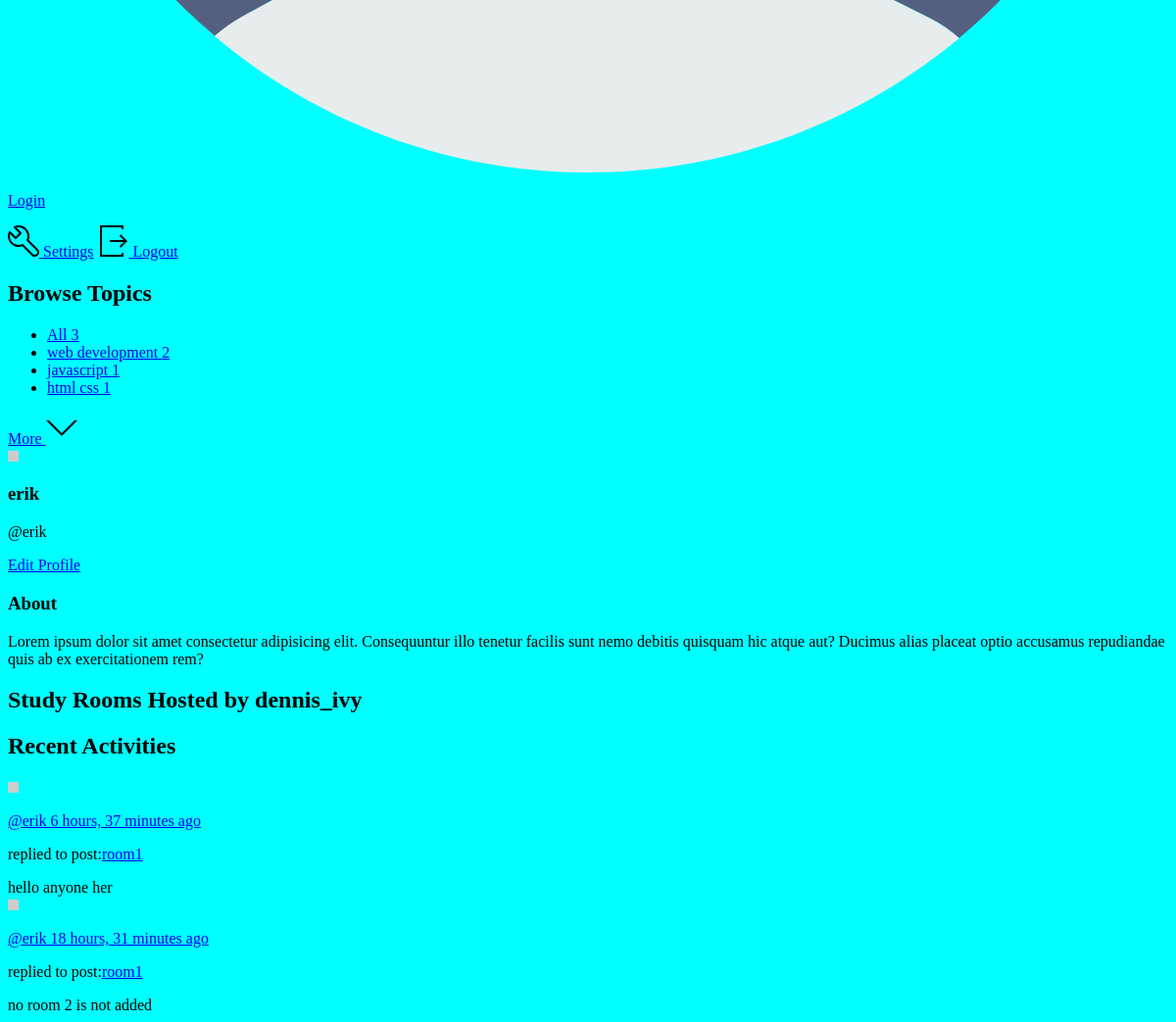
The page /profile/3/ (lower part) on the database as committed earlier.
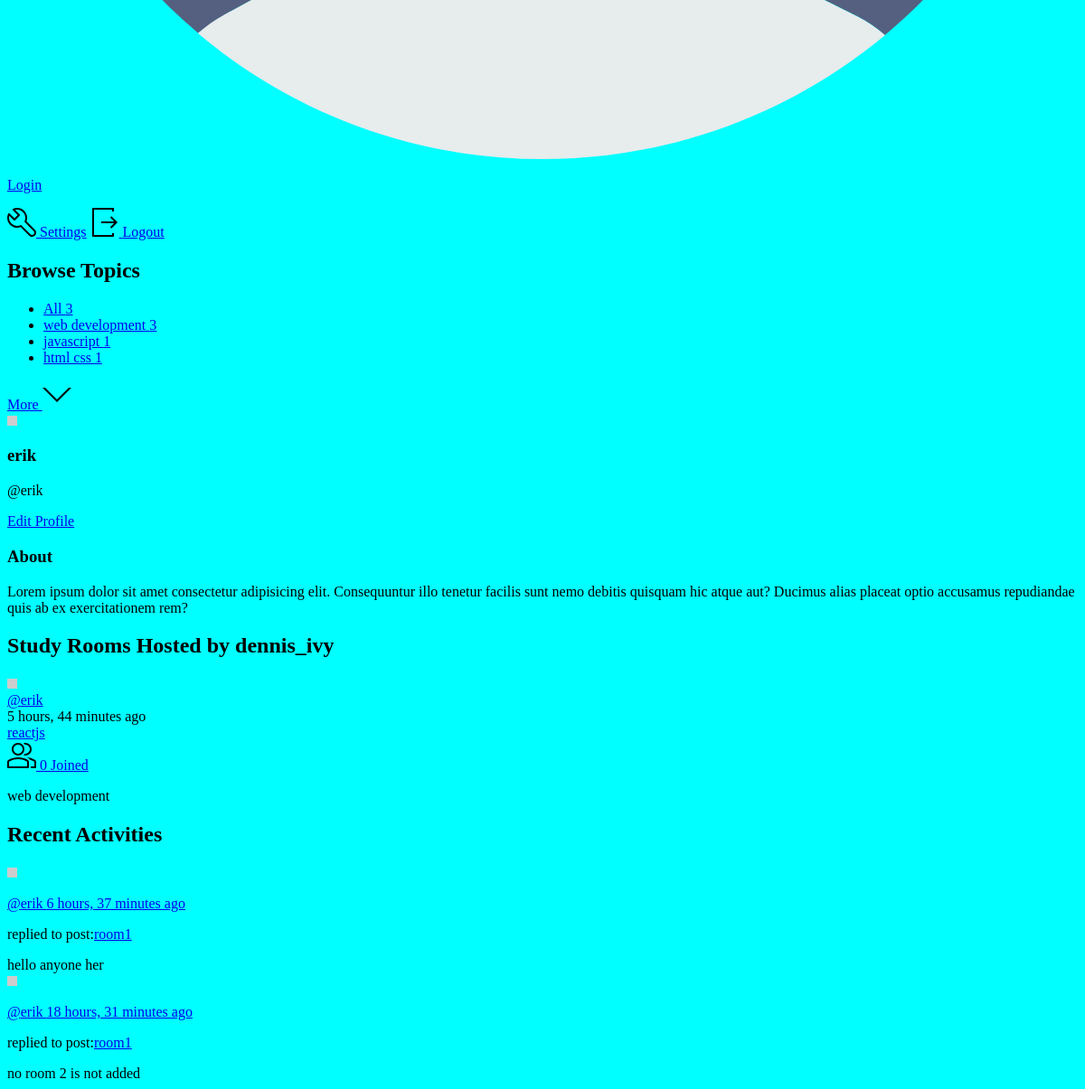
The same page on the database as committed later.
### base/models.py (models this page shows, shortened)
class Topic(models.Model):
    name=models.CharField(max_length = 200)

class Message(models.Model):
    user=models.ForeignKey(User, on_delete=models.CASCADE)
    room = models.ForeignKey(Room, on_delete=models.CASCADE)
    body = models.TextField()
    updated = models.DateTimeField(auto_now = True)
    created = models.DateTimeField(auto_now_add = True)
    class Meta:
        ordering = ['-updated','-created']

class Room(models.Model):
    host=models.ForeignKey(User, on_delete=models.SET_NULL,null=True)
    topic =models.ForeignKey(Topic, on_delete=models.SET_NULL,null=True)
    name = models.CharField(max_length = 200)
    description = models.TextField(null=True, blank=True)
    participants = models.ManyToManyField(User, related_name='participants',blank=True)
    updated = models.DateTimeField(auto_now = True)
    created = models.DateTimeField(auto_now_add = True)
    class Meta:
        ordering = ['-updated','-created']
    def __str__(self):
        return self.name

### base/views.py (the view)
# urls.py: path('profile/<str:pk>/',views.userProfile,name="user-profile"),
def userProfile(request,pk):
    user = User.objects.get(id=pk)
    rooms = user.room_set.all()
    room_messages = user.message_set.all()
    topics = Topic.objects.all()
    context = {'user':user,'rooms':rooms,'room_messages':room_messages,'topics':topics}
    return render(request,'base/profile.html',context)

### base/templates/base/profile.html
{% extends 'main.html' %}
{% block content%}
  <main class="profile-page layout layout--3">
    <div class="container">
    {% include 'base/topics_component.html' %}
      <div class="roomList">
        <div class="profile">
          <div class="profile__avatar">
            <div class="avatar avatar--large active">
              <img src="https://randomuser.me/api/portraits/men/11.jpg" />
            </div>
          </div>
          <div class="profile__info">
            <h3>{{user.username}}</h3>
            <p>@{{user.username}}</p>
            <a href="edit-user.html" class="btn btn--main btn--pill">Edit Profile</a>
          </div>
          <div class="profile__about">
            <h3>About</h3>
            <p>
              Lorem ipsum dolor sit amet consectetur adipisicing elit. Consequuntur illo tenetur
              facilis sunt nemo debitis quisquam hic atque aut? Ducimus alias placeat optio
              accusamus repudiandae quis ab ex exercitationem rem?
            </p>
          </div>
        </div>
        <div class="roomList__header">
          <div>
            <h2>Study Rooms Hosted by dennis_ivy</a>
            </h2>
          </div>
        </div>
        {% include 'base/feed_component.html' %}
      </div>
         {% include 'base/activity_component.html' %}
    </div>
  </main>
{% endblock content %}

### base/templates/base/topics_component.html
<div class="topics">
  <div class="topics__header">
    <h2>Browse Topics</h2>
  </div>
  <ul class="topics__list">
    <li>
      <a href="/" class="active">All <span>{{topics.count}}</span></a>
    </li>
    {% for topic in topics %}
    <li>
      <a href="/?q={{topic.name}}"
        >{{topic.name}} <span>{{topic.room_set.all.count}}</span></a
      >
    </li>
    {% endfor %}
  </ul>
  <a class="btn btn--link" href="topics.html">
    More
    <svg
      version="1.1"
      xmlns="http://www.w3.org/2000/svg"
      width="32"
      height="32"
      viewBox="0 0 32 32"
    >
      <title>chevron-down</title>
      <path d="M16 21l-13-13h-3l16 16 16-16h-3l-13 13z"></path>
    </svg>
  </a>
</div>

### base/templates/base/feed_component.html (shortened to what this page needs)
{% for room in rooms %}
<div class="roomListRoom">
  <div class="roomListRoom__header">
    <a href="/profile/{{room.host.id}}" class="roomListRoom__author">
      <div class="avatar avatar--small">
        <img src="https://randomuser.me/api/portraits/women/11.jpg" />
      </div>
      <span>@{{room.host.username}}</span>
    </a>
    <div class="roomListRoom__actions">
      <span>{{room.created|timesince}} ago</span>
    </div>
  </div>
  <div class="roomListRoom__content">
    <a href="/room/{{room.id}}">{{room.name}}</a>
  </div>
  <div class="roomListRoom__meta">
    <a href="/room/{{room.id}}" class="roomListRoom__joined">
      {{room.participants.all.count}} Joined
    </a>
    <p class="roomListRoom__topic">{{room.topic.name}}</p>
  </div>
</div>
{%endfor%}

### base/templates/base/activity_component.html (shortened to what this page needs)
<div class="activities">
  <div class="activities__header">
    <h2>Recent Activities</h2>
  </div>
  {% for message in room_messages %}
  <div class="activities__box">
    <div class="activities__boxHeader roomListRoom__header">
      <a href="/profile/{{message.user.id}}" class="roomListRoom__author">
        <div class="avatar avatar--small">
          <img src="https://randomuser.me/api/portraits/women/11.jpg" />
        </div>
        <p>
          @{{message.user}}
          <span>{{message.created|timesince}} ago</span>
        </p>
      </a>
    </div>
    <div class="activities__boxContent">
      <p>
        replied to post:<a href="/room/{{message.room.id}}">{{message.room}}</a>
      </p>
      <div class="activities__boxRoomContent">{{message.body}}</div>
    </div>
  </div>
  {% endfor %}
</div>

Rows that differ between the two databases and show on the page:
computed for Topic "web development": room_set.all.count "2" → "3"
added Room: host.username "erik", created "5 hours, 44 minutes", name "reactjs", participants.all.count "0", topic.name "web development"
